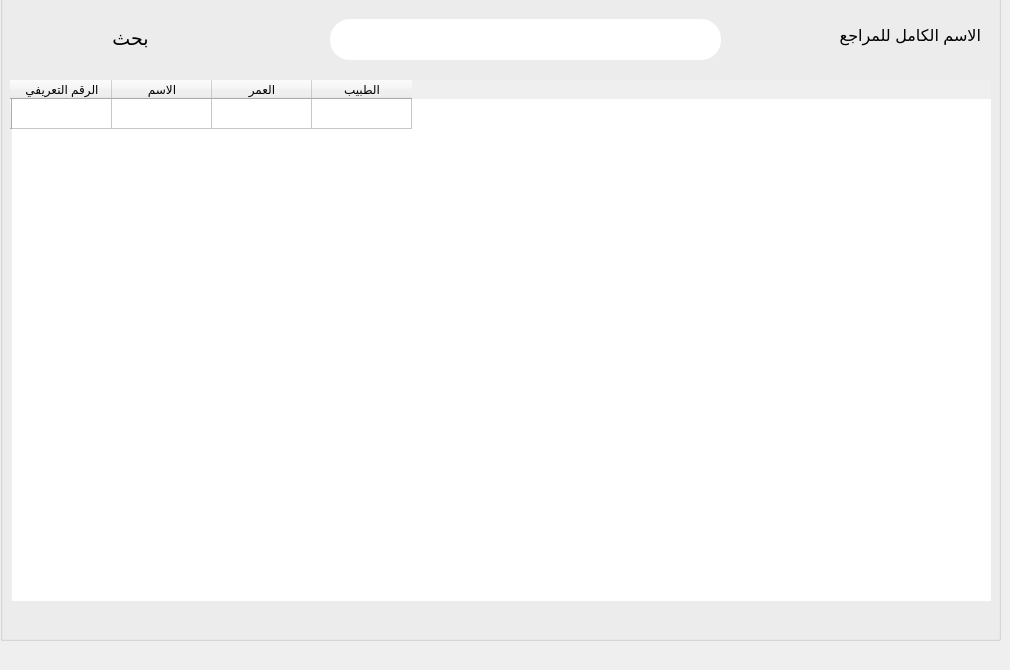
      <widget class="QWidget" name="tab_12">
       <attribute name="title">
        <string>كل المبيعات</string>
       </attribute>
       <widget class="QGroupBox" name="groupBox_8">
        <property name="geometry">
         <rect>
          <x>0</x>
          <y>-20</y>
          <width>1001</width>
          <height>661</height>
         </rect>
        </property>
        <property name="title">
         <string/>
        </property>
        <widget class="QLineEdit" name="lineEdit_25">
         <property name="geometry">
          <rect>
           <x>330</x>
           <y>39</y>
           <width>391</width>
           <height>41</height>
          </rect>
         </property>
         <property name="font">
          <font>
           <pointsize>13</pointsize>
          </font>
         </property>
         <property name="styleSheet">
          <string notr="true">border-radius: 20px;
</string>
         </property>
         <property name="placeholderText">
          <string/>
         </property>
        </widget>
        <widget class="QPushButton" name="pushButton_19">
         <property name="geometry">
          <rect>
           <x>10</x>
           <y>33</y>
           <width>241</width>
           <height>51</height>
          </rect>
         </property>
         <property name="font">
          <font>
           <family>Segoe UI</family>
           <pointsize>14</pointsize>
          </font>
         </property>
         <property name="layoutDirection">
          <enum>Qt::LeftToRight</enum>
         </property>
         <property name="styleSheet">
          <string notr="true">border-radius: 20px;
</string>
         </property>
         <property name="text">
          <string>بحث</string>
         </property>
         <property name="icon">
          <iconset resource="icons.qrc">
           <normaloff>:/icons8-search-512.png</normaloff>:/icons8-search-512.png</iconset>
         </property>
         <property name="iconSize">
          <size>
           <width>33</width>
           <height>33</height>
          </size>
         </property>
        </widget>
        <widget class="QTableWidget" name="tableWidget_6">
         <property name="geometry">
          <rect>
           <x>10</x>
           <y>100</y>
           <width>981</width>
           <height>521</height>
          </rect>
         </property>
         <property name="styleSheet">
          <string notr="true">border-radius: 60px;
</string>
         </property>
         <row>
          <property name="text">
           <string/>
          </property>
         </row>
         <column>
          <property name="text">
           <string>الرقم التعريفي</string>
          </property>
         </column>
         <column>
          <property name="text">
           <string>الاسم</string>
          </property>
         </column>
         <column>
          <property name="text">
           <string>العمر</string>
          </property>
         </column>
         <column>
          <property name="text">
           <string>الطبيب</string>
          </property>
         </column>
        </widget>
        <widget class="QLabel" name="label_55">
         <property name="enabled">
          <bool>true</bool>
         </property>
         <property name="geometry">
          <rect>
           <x>740</x>
           <y>30</y>
           <width>241</width>
           <height>51</height>
          </rect>
         </property>
         <property name="font">
          <font>
           <family>Segoe UI</family>
           <pointsize>12</pointsize>
           <weight>50</weight>
           <bold>false</bold>
          </font>
         </property>
         <property name="text">
          <string>الاسم الكامل للمراجع</string>
         </property>
        </widget>
       </widget>
      </widget>
